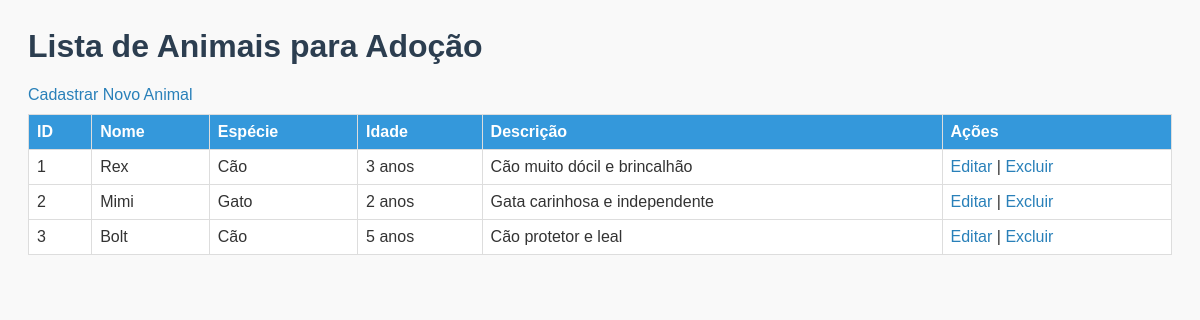
The app's page /Animais/listar_animais.php with its own data.
### tables this page shows
CREATE TABLE animais (
    id INT AUTO_INCREMENT PRIMARY KEY,
    nome VARCHAR(100) NOT NULL,
    especie VARCHAR(50) NOT NULL,
    raca VARCHAR(50),
    idade INT,
    sexo ENUM('M', 'F') NOT NULL,
    descricao TEXT,
    status ENUM('disponivel', 'adotado') DEFAULT 'disponivel',
    data_cadastro TIMESTAMP DEFAULT CURRENT_TIMESTAMP
);

### Animais/listar_animais.php (the view)
<?php
include '../conexao.php';
?>
<link rel="stylesheet" href="../Estilo/style.css">
<h1>Lista de Animais para Adoção</h1>
<a href="cadastrar_animal.php">Cadastrar Novo Animal</a>
<table border="1">
    <tr>
        <th>ID</th><th>Nome</th><th>Espécie</th><th>Idade</th><th>Descrição</th><th>Ações</th>
    </tr>
    <?php
    $sql = "SELECT * FROM animais";
    $resultado = $conexao->query($sql);
    while ($linha = $resultado->fetch_assoc()):
    ?>
    <tr>
        <td><?= $linha['id'] ?></td>
        <td><?= $linha['nome'] ?></td>
        <td><?= $linha['especie'] ?></td>
        <td><?= $linha['idade'] ?> anos</td>
        <td><?= $linha['descricao'] ?></td>
        <td>
            <a href="editar_animal.php?id=<?= $linha['id'] ?>">Editar</a> |
            <a href="excluir_animal.php?id=<?= $linha['id'] ?>" onclick="return confirm('Deseja excluir?')">Excluir</a>
        </td>
    </tr>
    <?php endwhile; ?>
</table>

### Estilo/style.css (style rules this page uses)
h1 { color: #2c3e50; }
a { color: #2980b9; text-decoration: none; }
table { width: 100%; border-collapse: collapse; margin-top: 10px; background-color: #fff; }
th, td { border: 1px solid #ddd; padding: 8px; text-align: left; }
th { background-color: #3498db; color: white; }

### records on screen
animais: id "1", nome "Rex", especie "Cão", idade "3", descricao "Cão muito dócil e brincalhão"
animais: id "2", nome "Mimi", especie "Gato", idade "2", descricao "Gata carinhosa e independente"
animais: id "3", nome "Bolt", especie "Cão", idade "5", descricao "Cão protetor e leal"
